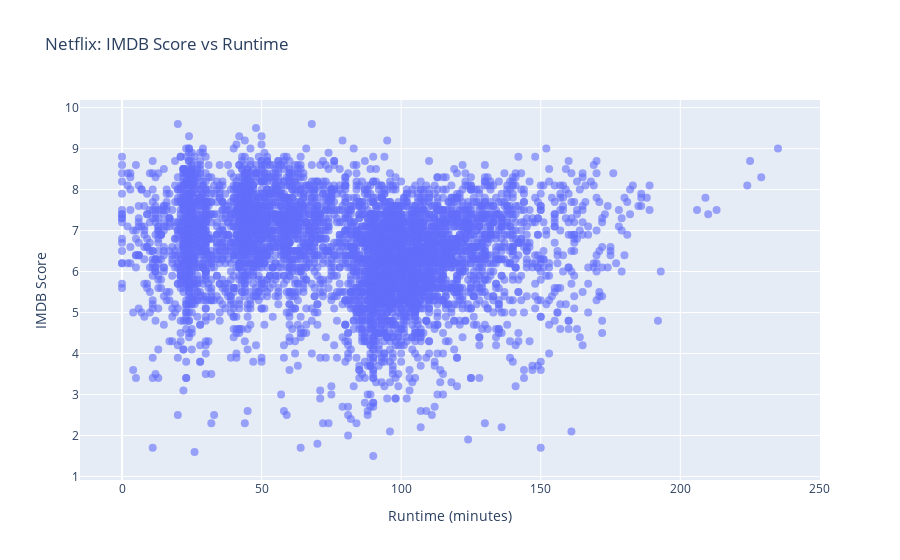

The code cell stored with this chart in its notebook:
### Code cell
import plotly.graph_objects as go

fig = go.Figure(data=go.Scatter(
    x=df['runtime'],
    y=df['imdb_score'],
    mode='markers',
    marker=dict(size=8, opacity=0.6),
    text=df['title'],  # Show title on hover
    hovertemplate='<b>%{text}</b><br>Runtime: %{x} min<br>IMDB Score: %{y}<extra></extra>'
))
fig.update_layout(title='Netflix: IMDB Score vs Runtime',
                 xaxis_title='Runtime (minutes)',
                 yaxis_title='IMDB Score')
fig.show()

### Figure 1 — Plotly figure (JSON) as saved in the notebook; plotly's stock layout.template omitted (floating-point values rounded to 4 significant figures; data arrays with more than 128 entries replaced by an {"elided": "..."} marker saying what was removed)
{"data": [{"hovertemplate": "<b>%{text}</b><br>Runtime: %{x} min<br>IMDB Score: %{y}<extra></extra>", "marker": {"opacity": 0.6, "size": 8}, "mode": "markers", "text": {"elided": "5283 str values"}, "type": "scatter", "x": {"elided": "5283 int values"}, "y": {"elided": "5283 float values"}}], "layout": {"title": {"text": "Netflix: IMDB Score vs Runtime"}, "xaxis": {"title": {"text": "Runtime (minutes)"}}, "yaxis": {"title": {"text": "IMDB Score"}}}}
